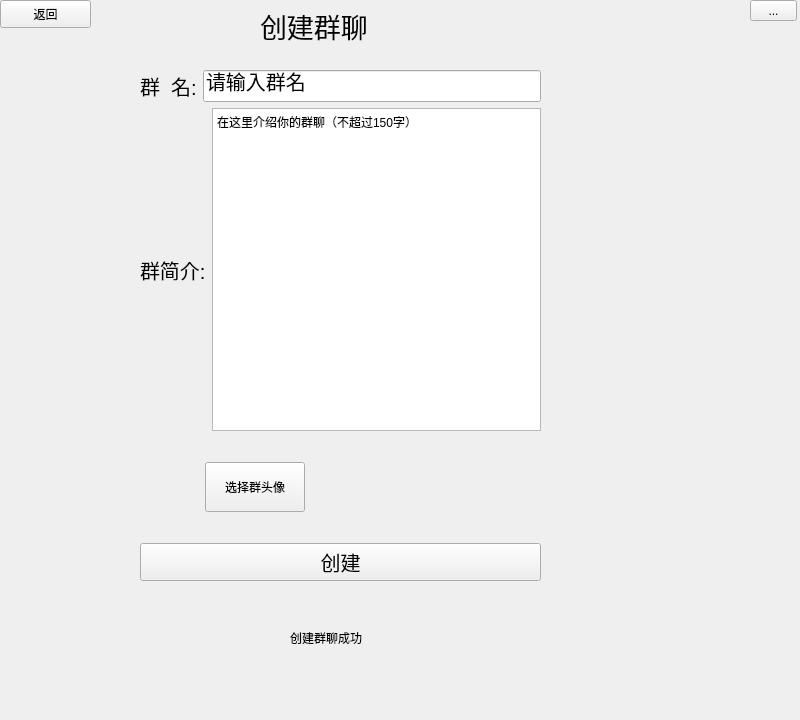
<?xml version="1.0" encoding="UTF-8"?>
<ui version="4.0">
 <class>Frame</class>
 <widget class="QFrame" name="Frame">
  <property name="geometry">
   <rect>
    <x>0</x>
    <y>0</y>
    <width>800</width>
    <height>720</height>
   </rect>
  </property>
  <property name="windowTitle">
   <string>Frame</string>
  </property>
  <widget class="QLabel" name="error">
   <property name="geometry">
    <rect>
     <x>550</x>
     <y>80</y>
     <width>101</width>
     <height>16</height>
    </rect>
   </property>
   <property name="autoFillBackground">
    <bool>false</bool>
   </property>
   <property name="styleSheet">
    <string notr="true">color:red</string>
   </property>
   <property name="text">
    <string/>
   </property>
  </widget>
  <widget class="QLabel" name="tips">
   <property name="geometry">
    <rect>
     <x>290</x>
     <y>630</y>
     <width>121</width>
     <height>16</height>
    </rect>
   </property>
   <property name="text">
    <string>创建群聊成功</string>
   </property>
  </widget>
  <widget class="QWidget" name="layoutWidget">
   <property name="geometry">
    <rect>
     <x>140</x>
     <y>70</y>
     <width>401</width>
     <height>511</height>
    </rect>
   </property>
   <layout class="QVBoxLayout" name="verticalLayout">
    <item>
     <layout class="QHBoxLayout" name="horizontalLayout_2">
      <item>
       <widget class="QLabel" name="label_2">
        <property name="font">
         <font>
          <pointsize>15</pointsize>
         </font>
        </property>
        <property name="text">
         <string>群  名:</string>
        </property>
       </widget>
      </item>
      <item>
       <widget class="QLineEdit" name="group_name">
        <property name="font">
         <font>
          <pointsize>15</pointsize>
         </font>
        </property>
        <property name="text">
         <string>请输入群名</string>
        </property>
       </widget>
      </item>
     </layout>
    </item>
    <item>
     <layout class="QHBoxLayout" name="horizontalLayout">
      <item>
       <widget class="QLabel" name="label">
        <property name="font">
         <font>
          <pointsize>15</pointsize>
         </font>
        </property>
        <property name="text">
         <string>群简介:</string>
        </property>
       </widget>
      </item>
      <item>
       <widget class="QTextEdit" name="group_intro">
        <property name="html">
         <string>&lt;!DOCTYPE HTML PUBLIC &quot;-//W3C//DTD HTML 4.0//EN&quot; &quot;http://www.w3.org/TR/REC-html40/strict.dtd&quot;&gt;
&lt;html&gt;&lt;head&gt;&lt;meta name=&quot;qrichtext&quot; content=&quot;1&quot; /&gt;&lt;style type=&quot;text/css&quot;&gt;
p, li { white-space: pre-wrap; }
&lt;/style&gt;&lt;/head&gt;&lt;body style=&quot; font-family:'SimSun'; font-size:9pt; font-weight:400; font-style:normal;&quot;&gt;
&lt;p style=&quot; margin-top:0px; margin-bottom:0px; margin-left:0px; margin-right:0px; -qt-block-indent:0; text-indent:0px;&quot;&gt;在这里介绍你的群聊（不超过150字）&lt;/p&gt;&lt;/body&gt;&lt;/html&gt;</string>
        </property>
       </widget>
      </item>
     </layout>
    </item>
    <item>
     <layout class="QHBoxLayout" name="horizontalLayout_3">
      <item>
       <widget class="QPushButton" name="btn_set_gAvatar">
        <property name="minimumSize">
         <size>
          <width>100</width>
          <height>50</height>
         </size>
        </property>
        <property name="maximumSize">
         <size>
          <width>100</width>
          <height>50</height>
         </size>
        </property>
        <property name="text">
         <string>选择群头像</string>
        </property>
       </widget>
      </item>
      <item>
       <widget class="QLabel" name="avatar_img">
        <property name="minimumSize">
         <size>
          <width>100</width>
          <height>100</height>
         </size>
        </property>
        <property name="maximumSize">
         <size>
          <width>100</width>
          <height>100</height>
         </size>
        </property>
        <property name="text">
         <string/>
        </property>
       </widget>
      </item>
     </layout>
    </item>
    <item>
     <widget class="QPushButton" name="btn_create">
      <property name="font">
       <font>
        <pointsize>15</pointsize>
       </font>
      </property>
      <property name="text">
       <string>创建</string>
      </property>
     </widget>
    </item>
   </layout>
  </widget>
  <widget class="QLabel" name="label_3">
   <property name="geometry">
    <rect>
     <x>260</x>
     <y>0</y>
     <width>221</width>
     <height>51</height>
    </rect>
   </property>
   <property name="font">
    <font>
     <family>一纸情书</family>
     <pointsize>20</pointsize>
    </font>
   </property>
   <property name="text">
    <string>创建群聊</string>
   </property>
  </widget>
  <widget class="QPushButton" name="back">
   <property name="geometry">
    <rect>
     <x>0</x>
     <y>0</y>
     <width>91</width>
     <height>28</height>
    </rect>
   </property>
   <property name="text">
    <string>返回</string>
   </property>
  </widget>
  <widget class="QToolButton" name="toolButton">
   <property name="geometry">
    <rect>
     <x>750</x>
     <y>0</y>
     <width>47</width>
     <height>21</height>
    </rect>
   </property>
   <property name="text">
    <string>...</string>
   </property>
  </widget>
 </widget>
 <resources/>
 <connections/>
</ui>
